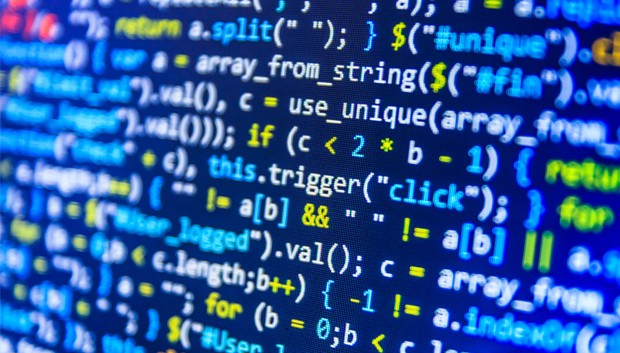
#> input picture 1.jpg, 620 x 353 px
$ python section2.py
#> lines starting #> are read from the running program, lines starting #| are printed output that depends on the picture
import numpy as np
import cv2
from matplotlib import pyplot as plt
# [18 lines of commented-out code are left out]


BLUE = [255,0,0]

img1 = cv2.imread('1.jpg',1)
#> img1 is the input picture: shape (353, 620, 3); mean B, G, R 158.1, 87.6, 42.7

replicate = cv2.copyMakeBorder(img1,10,10,10,10,cv2.BORDER_REPLICATE)
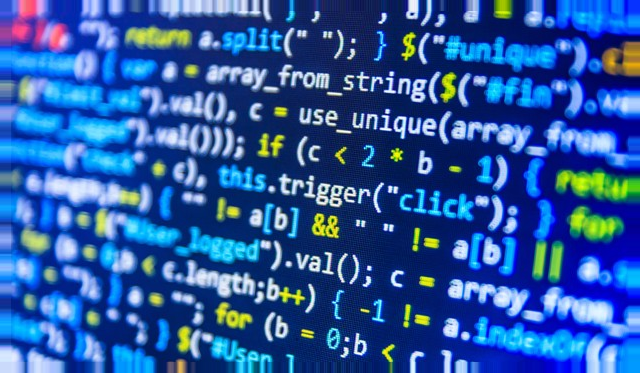
#> replicate: shape (373, 640, 3); mean B, G, R 160.1, 88.2, 43.4
reflect = cv2.copyMakeBorder(img1,10,10,10,10,cv2.BORDER_REFLECT)
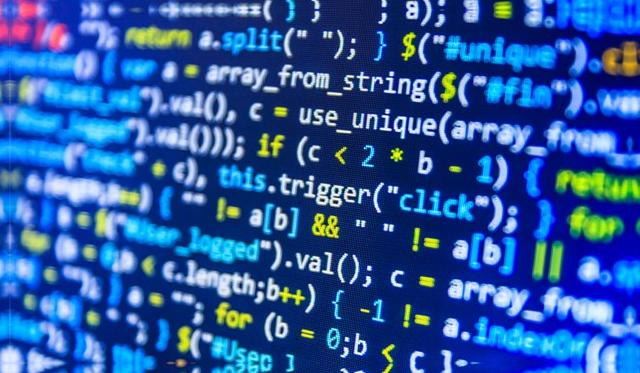
#> reflect: shape (373, 640, 3); mean B, G, R 159.9, 87.9, 42.8
reflect101 = cv2.copyMakeBorder(img1,10,10,10,10,cv2.BORDER_REFLECT_101)
wrap = cv2.copyMakeBorder(img1,10,10,10,10,cv2.BORDER_WRAP)
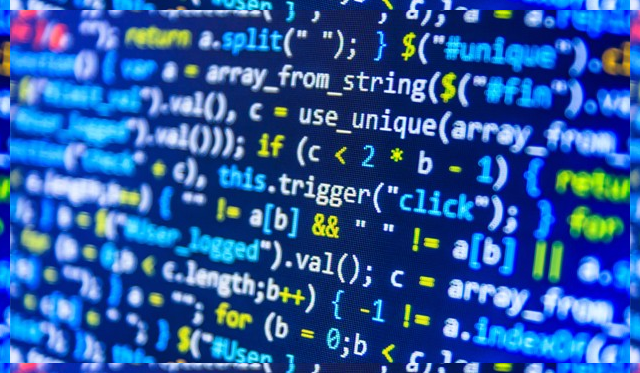
#> wrap: shape (373, 640, 3); mean B, G, R 159.9, 87.9, 42.8
constant= cv2.copyMakeBorder(img1,10,10,10,10,cv2.BORDER_CONSTANT,value=BLUE)
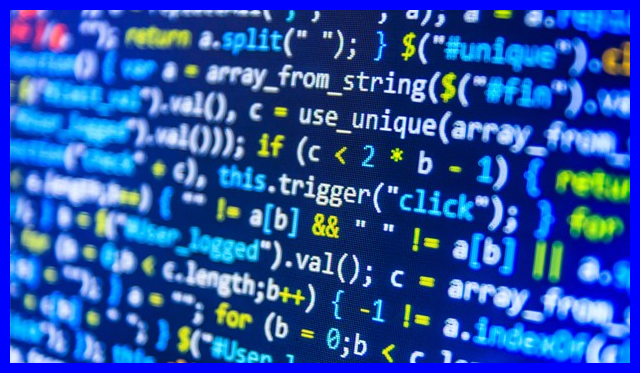
#> constant: shape (373, 640, 3); mean B, G, R 166.1, 80.3, 39.1

plt.subplot(231),plt.imshow(img1,'gray'),plt.title('ORIGINAL')
plt.subplot(232),plt.imshow(replicate,'gray'),plt.title('REPLICATE')
plt.subplot(233),plt.imshow(reflect,'gray'),plt.title('REFLECT')
plt.subplot(234),plt.imshow(reflect101,'gray'),plt.title('REFLECT_101')
plt.subplot(235),plt.imshow(wrap,'gray'),plt.title('WRAP')
plt.subplot(236),plt.imshow(constant,'gray'),plt.title('CONSTANT')

plt.show()
#> figure, not shown here; B, G, R data is drawn as R, G, B

#########################################################################################3
img1 = cv2.imread('ml.png')
img2 = cv2.imread('opencv_logo.jpg')

dst = cv2.addWeighted(img1,0.7,img2,0.3,0)

cv2.imshow('dst',dst)
cv2.waitKey(0)
cv2.destroyAllWindows()
############################################################################################
# Load two images
img1 = cv2.imread('messi5.jpg')
img2 = cv2.imread('opencv_logo.png')

# I want to put logo on top-left corner, So I create a ROI
#> (the run stopped early here; a loop or call above may not have finished)
